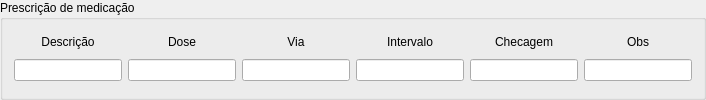
          <widget class="QGroupBox" name="groupBox_4">
           <property name="sizePolicy">
            <sizepolicy hsizetype="Preferred" vsizetype="Maximum">
             <horstretch>0</horstretch>
             <verstretch>0</verstretch>
            </sizepolicy>
           </property>
           <property name="title">
            <string>Prescrição de medicação</string>
           </property>
           <layout class="QGridLayout" name="gridLayout_4">
            <item row="0" column="5">
             <widget class="QLabel" name="label_44">
              <property name="sizePolicy">
               <sizepolicy hsizetype="Preferred" vsizetype="Maximum">
                <horstretch>0</horstretch>
                <verstretch>0</verstretch>
               </sizepolicy>
              </property>
              <property name="text">
               <string>Obs</string>
              </property>
              <property name="alignment">
               <set>Qt::AlignCenter</set>
              </property>
             </widget>
            </item>
            <item row="0" column="3">
             <widget class="QLabel" name="label_46">
              <property name="sizePolicy">
               <sizepolicy hsizetype="Preferred" vsizetype="Maximum">
                <horstretch>0</horstretch>
                <verstretch>0</verstretch>
               </sizepolicy>
              </property>
              <property name="text">
               <string>Intervalo</string>
              </property>
              <property name="alignment">
               <set>Qt::AlignCenter</set>
              </property>
             </widget>
            </item>
            <item row="1" column="2">
             <widget class="QLineEdit" name="lineEdit_PresMed_via"/>
            </item>
            <item row="0" column="1">
             <widget class="QLabel" name="label_49">
              <property name="sizePolicy">
               <sizepolicy hsizetype="Preferred" vsizetype="Maximum">
                <horstretch>0</horstretch>
                <verstretch>0</verstretch>
               </sizepolicy>
              </property>
              <property name="text">
               <string>Dose</string>
              </property>
              <property name="alignment">
               <set>Qt::AlignCenter</set>
              </property>
             </widget>
            </item>
            <item row="1" column="5">
             <widget class="QLineEdit" name="lineEdit_PresMed_obs"/>
            </item>
            <item row="0" column="2">
             <widget class="QLabel" name="label_47">
              <property name="sizePolicy">
               <sizepolicy hsizetype="Preferred" vsizetype="Maximum">
                <horstretch>0</horstretch>
                <verstretch>0</verstretch>
               </sizepolicy>
              </property>
              <property name="text">
               <string>Via</string>
              </property>
              <property name="alignment">
               <set>Qt::AlignCenter</set>
              </property>
             </widget>
            </item>
            <item row="1" column="1">
             <widget class="QLineEdit" name="lineEdit_PresMed_dose"/>
            </item>
            <item row="1" column="3">
             <widget class="QLineEdit" name="lineEdit_PresMed_intervalo"/>
            </item>
            <item row="0" column="4">
             <widget class="QLabel" name="label_45">
              <property name="sizePolicy">
               <sizepolicy hsizetype="Preferred" vsizetype="Maximum">
                <horstretch>0</horstretch>
                <verstretch>0</verstretch>
               </sizepolicy>
              </property>
              <property name="text">
               <string>Checagem</string>
              </property>
              <property name="alignment">
               <set>Qt::AlignCenter</set>
              </property>
             </widget>
            </item>
            <item row="0" column="0">
             <widget class="QLabel" name="label_48">
              <property name="sizePolicy">
               <sizepolicy hsizetype="Preferred" vsizetype="Maximum">
                <horstretch>0</horstretch>
                <verstretch>0</verstretch>
               </sizepolicy>
              </property>
              <property name="text">
               <string>Descrição</string>
              </property>
              <property name="alignment">
               <set>Qt::AlignCenter</set>
              </property>
             </widget>
            </item>
            <item row="1" column="0">
             <widget class="QLineEdit" name="lineEdit_PresMed_descricao"/>
            </item>
            <item row="1" column="4">
             <widget class="QLineEdit" name="lineEdit_PresMed_checagem"/>
            </item>
           </layout>
          </widget>
